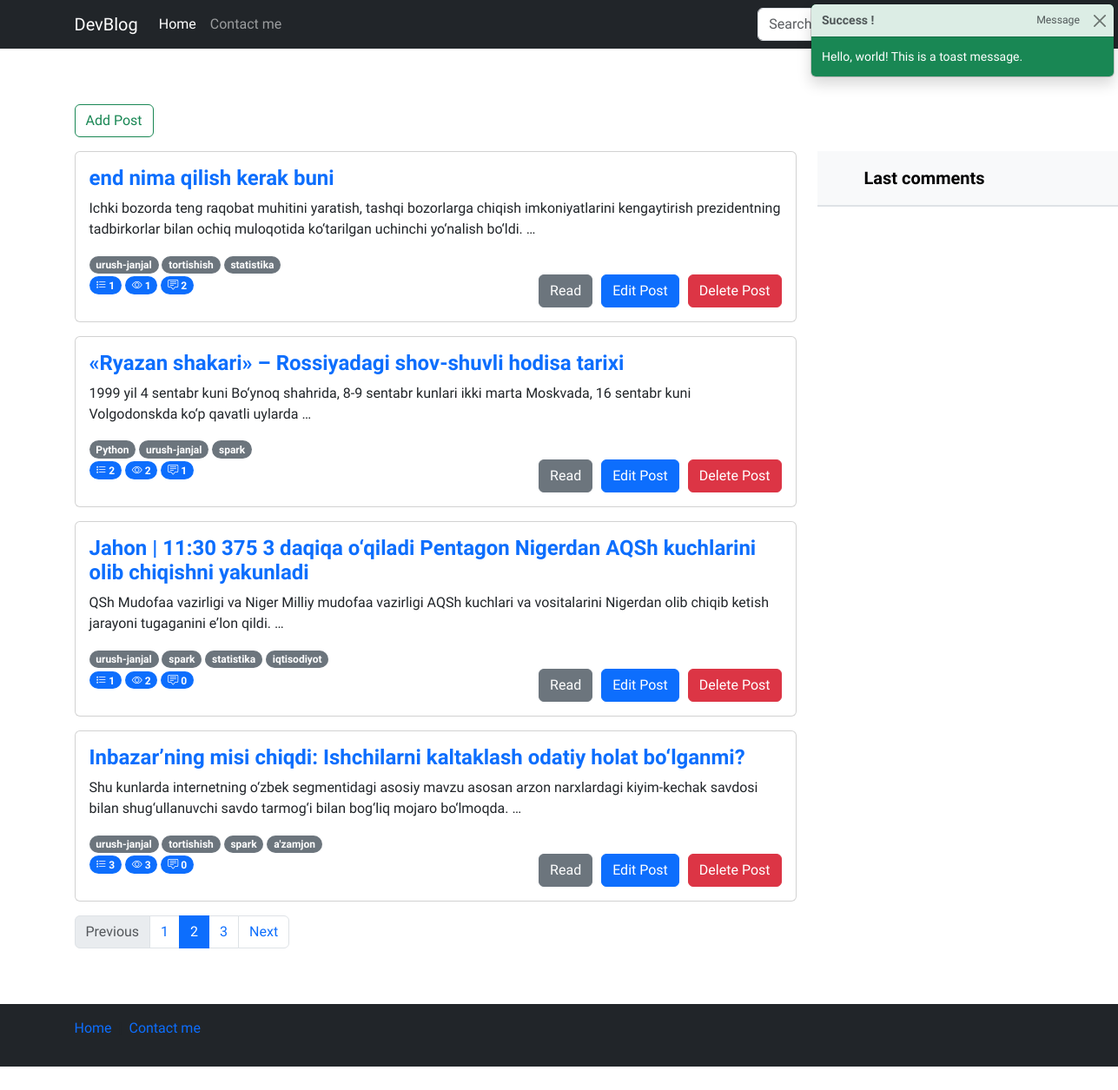
The page /inbazar/posts on the database its author committed.
### blog/models.py (models this page shows, shortened)
class Post(models.Model):
    title = models.CharField(verbose_name="Post title",max_length=550)
    body = models.TextField(verbose_name="Post body")
    author = models.CharField(verbose_name="Post author",default="Admin",max_length=100)
    category = models.ForeignKey(Category, on_delete=models.PROTECT,related_name='posts')
    tag = models.ManyToManyField(Tag)
    views = models.PositiveIntegerField(default=0)
    publish_date = models.DateTimeField(verbose_name="Published time",auto_now_add=True)
    published = models.BooleanField(default=True)
    on_top = models.BooleanField(default=False)

class Tag(models.Model):
    name = models.CharField(verbose_name="Tag name",max_length=250)
    slug = models.SlugField(max_length=250, unique=True)

### blog/views.py (the view)
# urls.py: path('<category_slug>/posts',category_list,name='category_list'),
def category_list(request,category_slug):
    slug = Category.objects.get(slug=category_slug)
    posts = Post.objects.filter(category=slug)
    return render(request,'index.html',context={"posts":posts})

### templates/index.html (shortened to what this page needs)
{% load static %}
<!doctype html>
<html lang="en">
    <head>
        <link rel="stylesheet" href="{% static "./css/style.css" %}">
        <link rel="stylesheet" href="https://cdn.jsdelivr.net/npm/bootstrap-icons@1.11.3/font/bootstrap-icons.min.css">
        <link
            href="https://cdn.jsdelivr.net/npm/bootstrap@5.3.2/dist/css/bootstrap.min.css"
            rel="stylesheet"
/>
    </head>
    <body>
        <header>
            <nav class="navbar navbar-expand-md navbar-dark bg-dark mb-4">
                <div class="container">
                  <a class="navbar-brand" href="/">DevBlog</a>
                  <div class="collapse navbar-collapse" id="navbarCollapse">
                    <ul class="navbar-nav me-auto mb-2 mb-md-0">
                      <li class="nav-item">
                        <a class="nav-link active" aria-current="page" href="#">Home</a>
                      </li>
                      <li class="nav-item">
                        <a class="nav-link" href="#">Contact me</a>
                      </li>
                    </ul>
                    <form class="d-flex" role="search" action="{%url 'blog:search'%}" method="get">
                      <button class="btn btn-outline-success" type="submit" control-id="ControlID-2">Search</button>
                    </form>
                  </div>
                </div>
              </nav>
        </header>
        <main>
                        <div class="toast position-fixed top-0 end-0 m-1  text-bg-success show" role="alert" aria-live="assertive" aria-atomic="true">
                          <div class="toast-header">
                              <strong class="me-auto">Success !</strong>
                              <small>Message</small>
                              <button type="button" class="btn-close" data-bs-dismiss="toast"
                                  aria-label="Close"></button>
                          </div>
                          <div class="toast-body d-flex">
                              Hello, world! This is a toast message.
                          </div>
                      </div>
                      <br>
            <section>
              <div class="container-md">
                <div class="d-flex flex-wrap my-3">
                  <form class="d-flex" action="{% url 'blog:addpost' %}" method="get">
                    <button class="btn btn-outline-success" type="submit" control-id="ControlID-2">Add Post</button>
                  </form>
                </div>
              </div>
                <div class="container-md">
                    <div class="row">
                        <div class="col-sm-12 col-md-9">
                           {%for post in posts%}
                            <div class="card  mb-3">
                              <div class="card-body">
                                <div class="content">
                                    <a href="{% url "blog:detail" post.pk%}" class="text-decoration-none"><h4 class="card-title fw-bold">{{post.title}}</h4></a>
                                    <p class="card-text">{{post.body|truncatewords:'20'}}</p>
                                    {%for tag in post.tag.all%}
                                    <span class="badge rounded-pill text-bg-secondary">{{tag.name}}</span>
                                    {% endfor %}
                                    <br>
                                    <span class="badge bg-primary rounded-pill">
                                      <i class="bi bi-list-stars"></i>
                                      {{post.ratings.all.count}}
                                  </span>
                                    <span class="badge bg-primary rounded-pill">
                                      <i class="bi bi-eye"></i>
                                      {{post.views}}
                                </span>
                                    <span class="badge bg-primary rounded-pill">
                                      <i class="bi bi-chat-square-text"></i>
                                      {{post.comments.all.count}}
                                </span>
                                    <a href="{% url "blog:deletepost" post.pk%}" class="btn btn-danger float-end">Delete Post</a>
                                    <a style="margin-right: 10px;" href="{% url "blog:editpost" post.pk%}" class="btn btn-primary float-end">Edit Post</a>
                                    <a  style="margin-right: 10px;" href="{% url "blog:detail" post.pk%}" class="btn btn-secondary float-end">Read</a>
                                </div>
                              </div>
                              </div>
                            {% endfor %}
                            <nav aria-label="...">
                                <ul class="pagination">
                                  <li class="page-item disabled">
                                    <a class="page-link">Previous</a>
                                  </li>
                                  <li class="page-item"><a class="page-link" href="#">1</a></li>
                                  <li class="page-item active" aria-current="page">
                                    <a class="page-link" href="#">2</a>
                                  </li>
                                  <li class="page-item"><a class="page-link" href="#">3</a></li>
                                  <li class="page-item">
                                    <a class="page-link" href="#">Next</a>
                                  </li>
                                </ul>
                              </nav>
                        </div>
                        <div class="col-sm-none col-md-3">
                            <div class="d-flex flex-column align-items-stretch flex-shrink-0 bg-body-tertiary" style="width: 380px;">
                                <a href="/" class="d-flex align-items-center flex-shrink-0 p-3 link-body-emphasis text-decoration-none border-bottom">
                                  <svg class="bi pe-none me-2" width="30" height="24"><use xlink:href="#bootstrap"></use></svg>
                                  <span class="fs-5 fw-semibold">Last comments</span>
                                </a>
                                <div class="list-group list-group-flush border-bottom scrollarea">
                                </div>
                              </div>
                        </div>
                    </div>
                </div>
            </section>
        </main>
        <footer class="footer mt-auto text-white-50 bg-dark">
          <div class="container">
              <div class="row my-5">
                  <div class="col-12">
                      <nav style="--bs-breadcrumb-divider: '|';" aria-label="breadcrumb" class="py-3">
                          <ol class="breadcrumb">
                              <li class="breadcrumb-item"><a href="/" class="text-decoration-none">Home</a></li>
                              <li class="breadcrumb-item " aria-current="page">
                                  <a href="#" class="text-decoration-none">Contact me</a>
                              </li>
                          </ol>
                      </nav>
                  </div>
              </div>
          </div>
      </footer>
    </body>
</html>

### staticfiles/css/style.css (style rules this page uses)
* { font-family: 'Onest', sans-serif !important; }

### rows shown on the page
Post: title "end nima qilish kerak buni", body "Ichki bozorda teng raqobat muhitini yaratish, tashqi bozorlarga chiqish imkoniyatlarini kengaytirish prezidentning tadbirkorlar bilan ochiq muloqotida ko‘tarilgan uchinchi yo‘nalish bo‘ldi. …", ratings.all.count "1", views "1", comments.all.count "2"
Tag: name "urush-janjal"
Tag: name "tortishish"
Tag: name "statistika"
Post: title "«Ryazan shakari» – Rossiyadagi shov-shuvli hodisa tarixi", body "1999 yil 4 sentabr kuni Bo‘ynoq shahrida, 8-9 sentabr kunlari ikki marta Moskvada, 16 sentabr kuni Volgodonskda ko‘p qavatli uylarda …", ratings.all.count "2", views "2", comments.all.count "1"
Tag: name "Python"
Tag: name "spark"
Post: title "Jahon | 11:30 375 3 daqiqa o‘qiladi Pentagon Nigerdan AQSh kuchlarini olib chiqishni yakunladi", body "QSh Mudofaa vazirligi va Niger Milliy mudofaa vazirligi AQSh kuchlari va vositalarini Nigerdan olib chiqib ketish jarayoni tugaganini e’lon qildi. …", ratings.all.count "1", views "2", comments.all.count "0"
Tag: name "iqtisodiyot"
Post: title "Inbazar’ning misi chiqdi: Ishchilarni kaltaklash odatiy holat bo‘lganmi?", body "Shu kunlarda internetning o‘zbek segmentidagi asosiy mavzu asosan arzon narxlardagi kiyim-kechak savdosi bilan shug‘ullanuvchi savdo tarmog‘i bilan bog‘liq mojaro bo‘lmoqda. …", ratings.all.count "3", views "3", comments.all.count "0"
Tag: name "a'zamjon"
